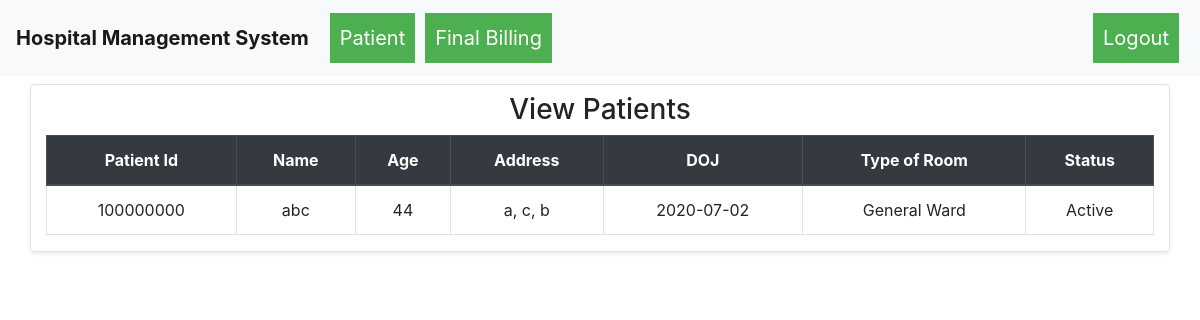
The app's page /patient_list (signed in), older data.
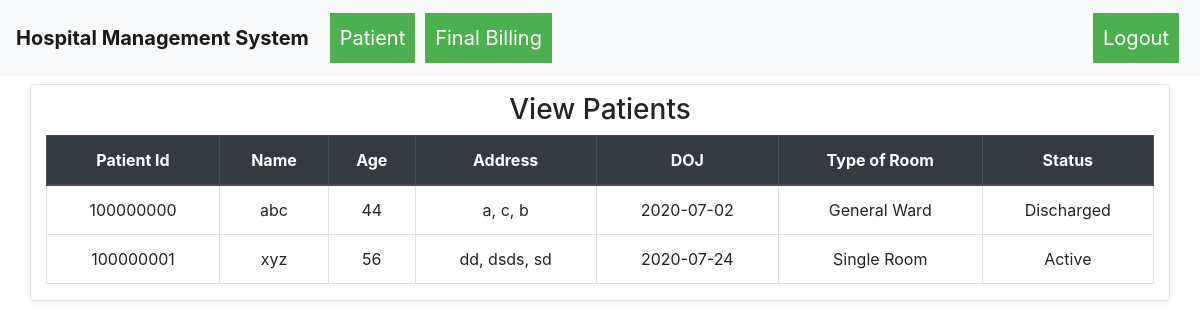
The same page, newer data.
### hospital_management_system/models.py (models this page shows)
class Patient(db.Model):
    __table_args__ = {'sqlite_autoincrement': True}
    id = db.Column(db.Integer, primary_key=True)
    ssid = db.Column(db.String(250), unique=True, nullable=False)
    name = db.Column(db.String(80), nullable=False)
    age = db.Column(db.Integer, nullable=False)
    date_of_admission = db.Column(db.Date, nullable=False)
    type_of_bed = db.Column(db.String(80), nullable=False)
    address = db.Column(db.String(250), nullable=False)
    city = db.Column(db.String(250), nullable=False)
    state = db.Column(db.String(250), nullable=False)
    status = db.Column(db.String(100), nullable=False)

### hospital_management_system/routes.py (the view)
@app.route("/patient_list")
def patient_list():
    if not session.get("username"):
        return redirect("/")
    if session.get("username") != "admin":
        return redirect("/")
    patients = Patient.query.all()
    return render_template("patient_list.html", patient="active", patients=patients, username=session.get("username"))

### hospital_management_system/templates/patient_list.html (shortened to what this page needs)
{% extends "base.html" %}
{% block body %}
    <div class="container">
        <div class="row">
            <div class="col-md-12 shadow-sm rounded border mt-2">
                <h3 class="text-center my-2">View Patients</h3>
                <table class="table table-bordered table-hover">
                    <thead class="thead-dark">
                        <tr>
                            <th class="text-center">Patient Id</th>
                            <th class="text-center">Name</th>
                            <th class="text-center">Age</th>
                            <th class="text-center">Address</th>
                            <th class="text-center">DOJ</th>
                            <th class="text-center">Type of Room</th>
                            <th class="text-center">Status</th>
                        </tr>
                    </thead>
                    <tbody>
                        {% for i in patients %}
                            <tr>
                                <td class="text-center">{{i.id}}</td>
                                <td class="text-center">{{i.name}}</td>
                                <td class="text-center">{{i.age}}</td>
                                <td class="text-center">{{i.address}}, {{i.city}}, {{i.state}}</td>
                                <td class="text-center">{{i.date_of_admission}}</td>
                                <td class="text-center">{{i.type_of_bed}}</td>
                                <td class="text-center">{{i.status}}</td>
                            </tr>
                        {% endfor %}
                    </tbody>
                </table>
            </div>
        </div>
    </div>
{% endblock %}

### hospital_management_system/templates/base.html (shortened to what this page needs)
<!DOCTYPE html>
<html lang="en">
<head>
    <link rel="stylesheet" href="{{ url_for('static',filename='css/bootstrap.min.css') }}">
    <link rel="stylesheet" href="{{ url_for('static', filename='css/dropdown.css') }}">
</head>
<body>
    {% include 'header.html' %}
    {% block body %}
    {% endblock %}
</body>
</html>

### hospital_management_system/templates/header.html (shortened to what this page needs)
<nav class="navbar navbar-expand-lg navbar-light bg-light">
    <a class="navbar-brand font-weight-bolder">Hospital Management System</a>
    <div class="collapse navbar-collapse" id="navbarNav">
      <ul class="navbar-nav mr-auto">
        {% if Login %}
        {% else %}
        {% if username == "admin" %}
        <div class="dropdown">
          <a href="{{url_for('patient_list')}}"><button style="padding: 10px; margin: 5px;" class="dropbtn">Patient</button></a>
        </div>
        {% endif %}
          {% if username == "admin" %}
          <div class="dropdown">
            <a href="{{url_for('final_billing')}}"><button style="padding: 10px; margin: 5px;" class="dropbtn">Final Billing</button>
            </div></a>
            {% endif %}
        {% endif %}
      </ul>
      <ul class="navbar-nav ml-auto">
        {% if Login %}
        {% else %}
        <div class="dropdown">
          <a href="{{url_for('logout')}}"><button style="padding: 10px; margin: 5px;" class="dropbtn">Logout</button>
        </div></a>
        {% endif %}
      </ul>
    </div>
  </nav>

### hospital_management_system/static/css/dropdown.css (style rules this page uses)
.dropbtn { background-color: #4CAF50; color: white; padding: 20px; font-size: 20px; border: none; }
.dropdown { position: relative; display: inline-block; }

Row changes from the older to the newer data that the page shows:
changed Patient "abc": status "Active" → "Discharged"
added Patient: id "100000001", name "xyz", age "56", address "dd", city "dsds", state "sd", date_of_admission "2020-07-24", type_of_bed "Single Room", status "Active"
